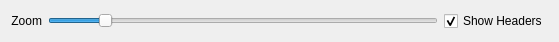
<?xml version="1.0" encoding="UTF-8"?>
<ui version="4.0">
 <class>ByteRasterControls</class>
 <widget class="QWidget" name="ByteRasterControls">
  <property name="geometry">
   <rect>
    <x>0</x>
    <y>0</y>
    <width>559</width>
    <height>39</height>
   </rect>
  </property>
  <layout class="QVBoxLayout" name="verticalLayout">
   <item>
    <layout class="QHBoxLayout" name="horizontalLayout">
     <item>
      <widget class="QLabel" name="label">
       <property name="text">
        <string>Zoom</string>
       </property>
       <property name="alignment">
        <set>Qt::AlignRight|Qt::AlignTrailing|Qt::AlignVCenter</set>
       </property>
      </widget>
     </item>
     <item>
      <widget class="QSlider" name="hs_scale">
       <property name="minimum">
        <number>1</number>
       </property>
       <property name="maximum">
        <number>16</number>
       </property>
       <property name="value">
        <number>3</number>
       </property>
       <property name="orientation">
        <enum>Qt::Horizontal</enum>
       </property>
      </widget>
     </item>
     <item>
      <widget class="QCheckBox" name="cb_showHeaders">
       <property name="text">
        <string>Show Headers</string>
       </property>
       <property name="checked">
        <bool>true</bool>
       </property>
      </widget>
     </item>
    </layout>
   </item>
  </layout>
 </widget>
 <resources/>
 <connections/>
</ui>
